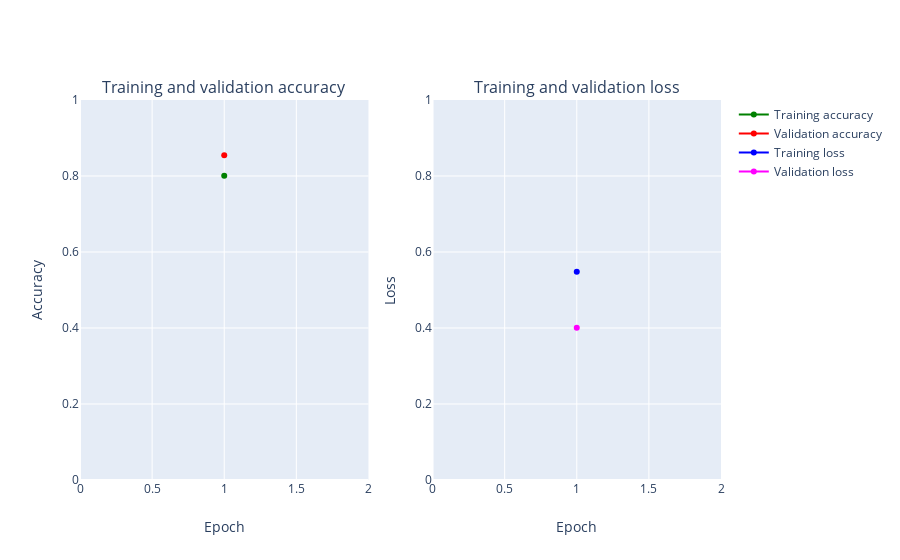

The notebook cell this image was saved under:
### Markdown cell above
## <a id="53">Validation accuracy and loss</a>

Let's plot the train and validation accuracy and loss, from the train history.

### Code cell
def create_trace(x,y,ylabel,color):
        trace = go.Scatter(
            x = x,y = y,
            name=ylabel,
            marker=dict(color=color),
            mode = "markers+lines",
            text=x
        )
        return trace
    
def plot_accuracy_and_loss(train_model):
    hist = train_model.history
    acc = hist['acc']
    val_acc = hist['val_acc']
    loss = hist['loss']
    val_loss = hist['val_loss']
    epochs = list(range(1,len(acc)+1))
    
    trace_ta = create_trace(epochs,acc,"Training accuracy", "Green")
    trace_va = create_trace(epochs,val_acc,"Validation accuracy", "Red")
    trace_tl = create_trace(epochs,loss,"Training loss", "Blue")
    trace_vl = create_trace(epochs,val_loss,"Validation loss", "Magenta")
   
    fig = tools.make_subplots(rows=1,cols=2, subplot_titles=('Training and validation accuracy',
                                                             'Training and validation loss'))
    fig.append_trace(trace_ta,1,1)
    fig.append_trace(trace_va,1,1)
    fig.append_trace(trace_tl,1,2)
    fig.append_trace(trace_vl,1,2)
    fig['layout']['xaxis'].update(title = 'Epoch')
    fig['layout']['xaxis2'].update(title = 'Epoch')
    fig['layout']['yaxis'].update(title = 'Accuracy', range=[0,1])
    fig['layout']['yaxis2'].update(title = 'Loss', range=[0,1])

    
    iplot(fig, filename='accuracy-loss')

plot_accuracy_and_loss(train_model)

### Figure 1 — Plotly figure (JSON) as saved in the notebook; plotly's stock layout.template omitted (floating-point values rounded to 4 significant figures)
{"data": [{"marker": {"color": "Green"}, "mode": "markers+lines", "name": "Training accuracy", "text": ["1"], "type": "scatter", "x": [1], "xaxis": "x", "y": [0.8004], "yaxis": "y"}, {"marker": {"color": "Red"}, "mode": "markers+lines", "name": "Validation accuracy", "text": ["1"], "type": "scatter", "x": [1], "xaxis": "x", "y": [0.8547], "yaxis": "y"}, {"marker": {"color": "Blue"}, "mode": "markers+lines", "name": "Training loss", "text": ["1"], "type": "scatter", "x": [1], "xaxis": "x2", "y": [0.5481], "yaxis": "y2"}, {"marker": {"color": "Magenta"}, "mode": "markers+lines", "name": "Validation loss", "text": ["1"], "type": "scatter", "x": [1], "xaxis": "x2", "y": [0.4009], "yaxis": "y2"}], "layout": {"annotations": [{"font": {"size": 16}, "showarrow": false, "text": "Training and validation accuracy", "x": 0.225, "xanchor": "center", "xref": "paper", "y": 1, "yanchor": "bottom", "yref": "paper"}, {"font": {"size": 16}, "showarrow": false, "text": "Training and validation loss", "x": 0.775, "xanchor": "center", "xref": "paper", "y": 1, "yanchor": "bottom", "yref": "paper"}], "xaxis": {"anchor": "y", "domain": [0, 0.45], "title": {"text": "Epoch"}}, "xaxis2": {"anchor": "y2", "domain": [0.55, 1], "title": {"text": "Epoch"}}, "yaxis": {"anchor": "x", "domain": [0, 1], "range": [0, 1], "title": {"text": "Accuracy"}}, "yaxis2": {"anchor": "x2", "domain": [0, 1], "range": [0, 1], "title": {"text": "Loss"}}}}
